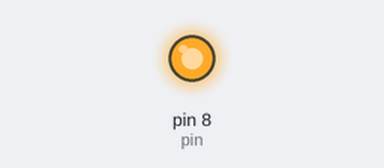
A sketch run on a simulated Arduino Uno, built with avr-gcc and run on an emulated ATmega328P. Parts: output pins drawn as LEDs (lit = HIGH).

Above: at 1.0 s.
At 3.0 s:
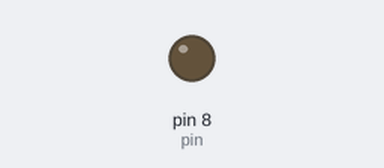
Timing chart, 0 to 5.2 s (numbered marks = the images above):
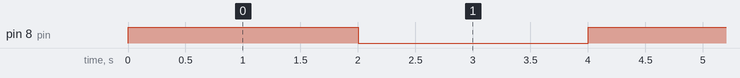

Measured:
- by itself, pin 8 (pin): alternates HIGH for 2.0 s and LOW for 2.0 s

The sketch:

RelayTest.ino
```cpp
int pin = 8;
int time = 2*1000;
void setup() {
  // put your setup code here, to run once:
  pinMode(pin,OUTPUT);
}

void loop() {
  // put your main code here, to run repeatedly:
  digitalWrite(pin,HIGH);
  delay(time);
  digitalWrite(pin,LOW);
  delay(time);
}
```
